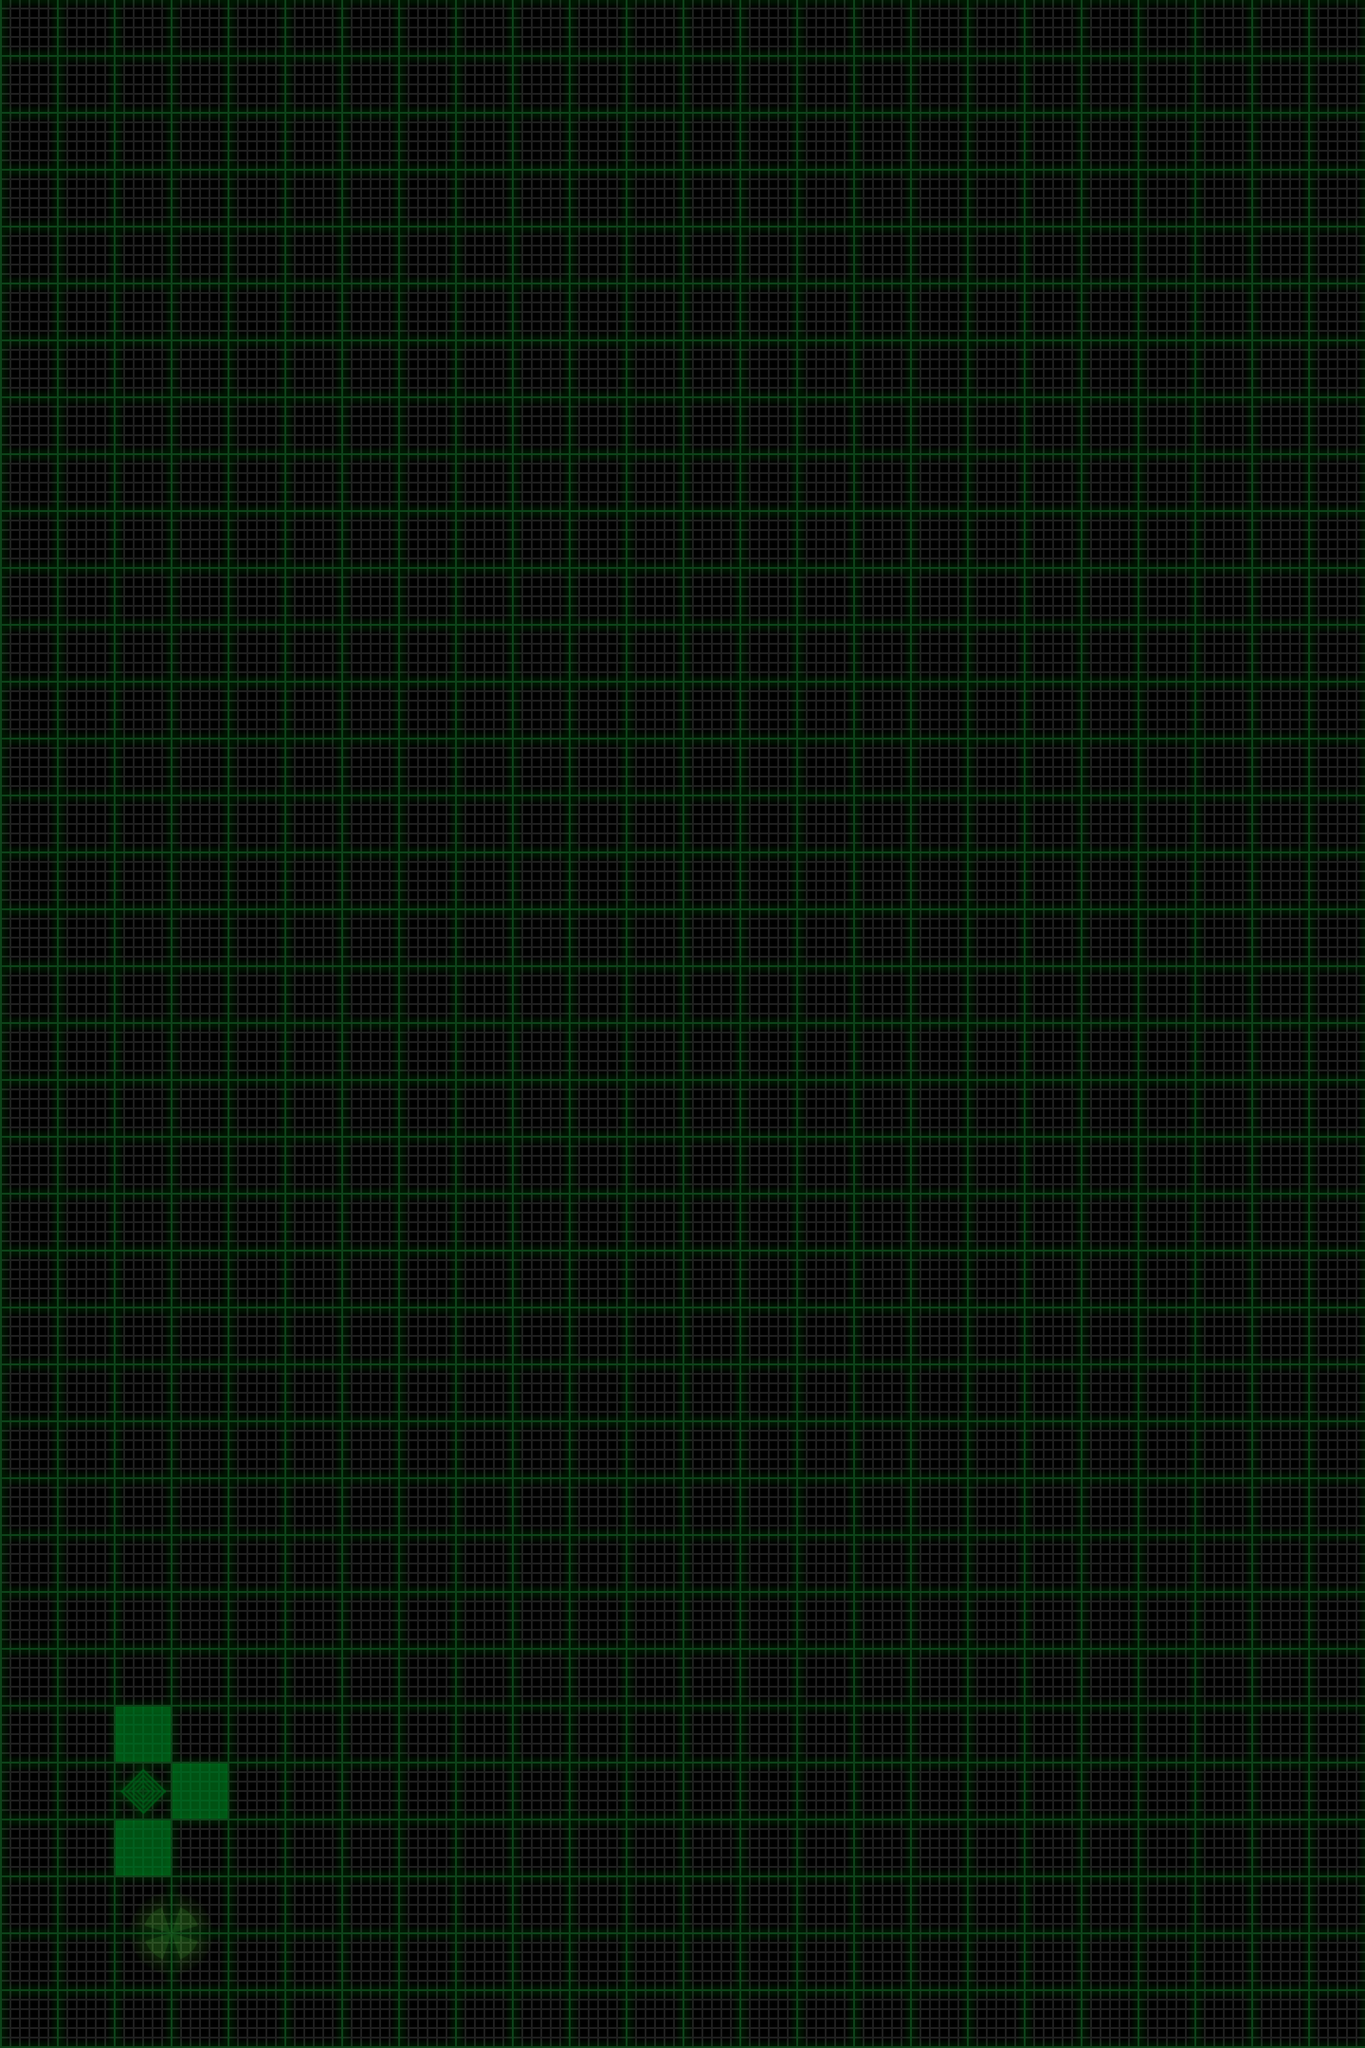

A level layout from a 2D game, rendered from its tile map. Below: a short description, then the map file with tile-grid data replaced by summaries:
An orthogonal 24x36 tile map with 60x60 px tiles, 4 tile layers (map, terrain, items, sand), 2 tilesets and 1 object (startSite).

<map version="1.0" orientation="orthogonal" width="24" height="36" tilewidth="60" tileheight="60">
 <tileset firstgid="1" name="map" tilewidth="60" tileheight="60">
  <image source="map.png" />
  <tile id="0">
   <properties>
    <property name="mapID" value="empty" />
   </properties>
  </tile>
  <tile id="1">
   <properties>
    <property name="mapID" value="down-1" />
   </properties>
  </tile>
  <tile id="2">
   <properties>
    <property name="mapID" value="down-2" />
   </properties>
  </tile>
  <tile id="3">
   <properties>
    <property name="mapID" value="down-3" />
   </properties>
  </tile>
  <tile id="4">
   <properties>
    <property name="mapID" value="down-4" />
   </properties>
  </tile>
  <tile id="5">
   <properties>
    <property name="mapID" value="down-5" />
   </properties>
  </tile>
  <tile id="6">
   <properties>
    <property name="mapID" value="up-1" />
   </properties>
  </tile>
  <tile id="7">
   <properties>
    <property name="mapID" value="up-2" />
   </properties>
  </tile>
  <tile id="8">
   <properties>
    <property name="mapID" value="up-3" />
   </properties>
  </tile>
  <tile id="9">
   <properties>
    <property name="mapID" value="up-4" />
   </properties>
  </tile>
  <tile id="10">
   <properties>
    <property name="mapID" value="up-5" />
   </properties>
  </tile>
 </tileset>
 <tileset firstgid="17" name="items" tilewidth="60" tileheight="60">
  <image source="items.png" />
  <tile id="0">
   <properties>
    <property name="itemID" value="station" />
   </properties>
  </tile>
  <tile id="1">
   <properties>
    <property name="itemID" value="sensorSite" />
   </properties>
  </tile>
  <tile id="8">
   <properties>
    <property name="itemID" value="station" />
   </properties>
  </tile>
  <tile id="9">
   <properties>
    <property name="itemID" value="sensor" />
   </properties>
  </tile>
  <tile id="16">
   <properties>
    <property name="itemID" value="station" />
   </properties>
  </tile>
  <tile id="17">
   <properties>
    <property name="itemID" value="sample" />
   </properties>
  </tile>
  <tile id="24">
   <properties>
    <property name="itemID" value="station" />
   </properties>
  </tile>
 </tileset>
 <layer name="map" width="24" height="36">
  <data>[864 cells, 864 non-empty, 1 distinct tile ids]</data>
 </layer>
 <layer name="terrain" width="24" height="36">
  <data>[864 cells, 3 non-empty, 1 distinct tile ids]</data>
 </layer>
 <layer name="items" width="24" height="36">
  <data>[864 cells, 5 non-empty, 5 distinct tile ids]</data>
 </layer>
 <layer name="sand" width="24" height="36">
  <data>[864 cells, 0 non-empty, 0 distinct tile ids]</data>
 </layer>
 <objectgroup name="objects" width="24" height="36">
  <object name="startSite" x="150" y="2010">
   <properties>
    <property name="bearing" value="west" />
    <property name="energy" value="16" />
    <property name="expectedCodeScore" value="19" />
    <property name="sampleSites" value="1" />
    <property name="sensorSites" value="0" />
    <property name="zoom" value="in" />
   </properties>
  </object>
 </objectgroup>
</map>
